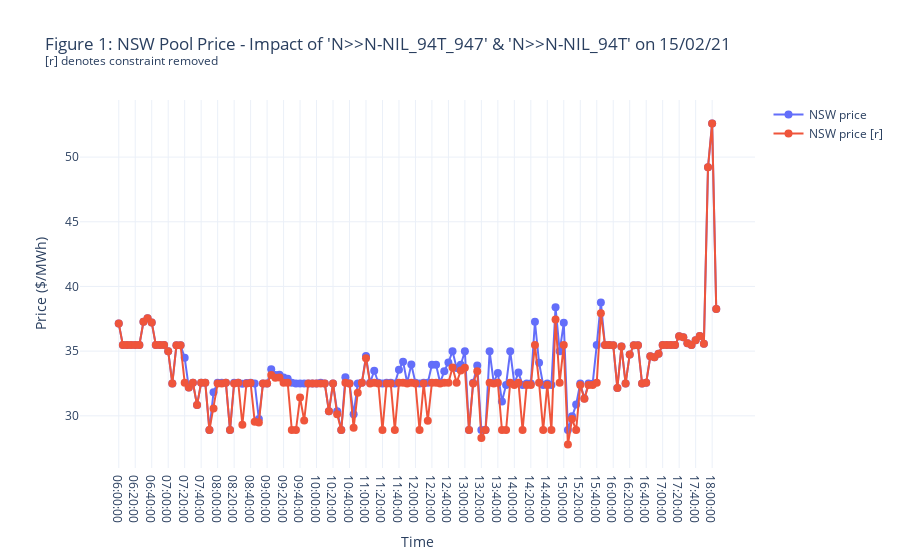

The notebook cell saved with this chart:
### Code cell
fig = go.Figure()
fig.add_trace(go.Scatter(x=timeaxis, y=prices[prices['region'] == 'NSW1']['price'], name='NSW price', mode='lines+markers',
                         marker_size=8, marker_symbol='circle'))
fig.add_trace(go.Scatter(x=timeaxis, y=prices_r[prices_r['region'] == 'NSW1']['price'], name='NSW price [r]', mode='lines+markers',
                         marker_size=8, marker_symbol='circle'))
fig.update_xaxes(title="Time")
fig.update_yaxes(title="Price ($/MWh)")
fig.update_layout(title="Figure 1: NSW Pool Price - Impact of 'N>>N-NIL_94T_947' & 'N>>N-NIL_94T' on 15/02/21<br><sup>[r] denotes constraint removed</sup>",
                 template="plotly_white")
fig.show()

### Figure 1 — Plotly figure (JSON) as saved in the notebook; plotly's stock layout.template omitted (floating-point values rounded to 4 significant figures; data arrays with more than 128 entries replaced by an {"elided": "..."} marker saying what was removed)
{"data": [{"marker": {"size": 8, "symbol": "circle"}, "mode": "lines+markers", "name": "NSW price", "type": "scatter", "x": {"elided": "146 str values"}, "y": {"elided": "146 float values"}}, {"marker": {"size": 8, "symbol": "circle"}, "mode": "lines+markers", "name": "NSW price [r]", "type": "scatter", "x": {"elided": "146 str values"}, "y": {"elided": "146 float values"}}], "layout": {"title": {"text": "Figure 1: NSW Pool Price - Impact of 'N>>N-NIL_94T_947' & 'N>>N-NIL_94T' on 15/02/21<br><sup>[r] denotes constraint removed</sup>"}, "xaxis": {"title": {"text": "Time"}}, "yaxis": {"title": {"text": "Price ($/MWh)"}}}}
